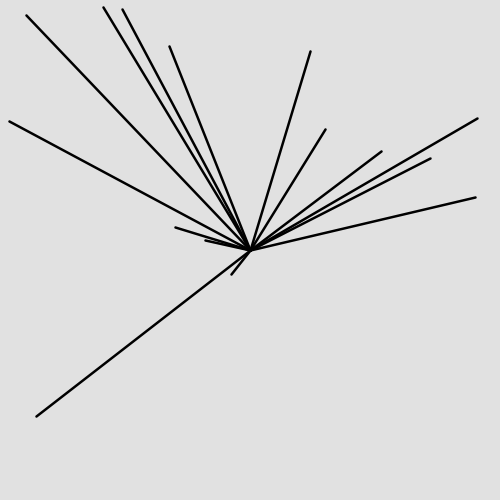
Frame 1 (no input)
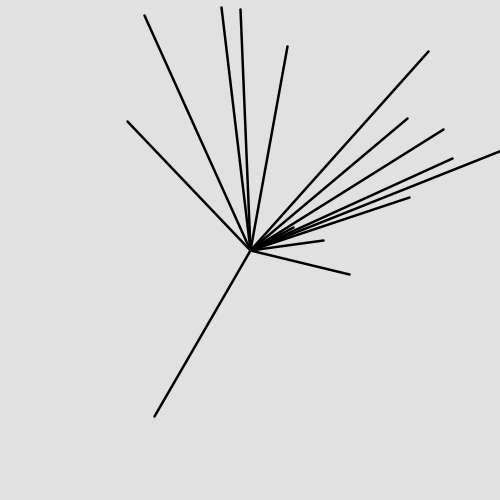
Frame 60 (the mouse pressed at the canvas centre just before this capture)
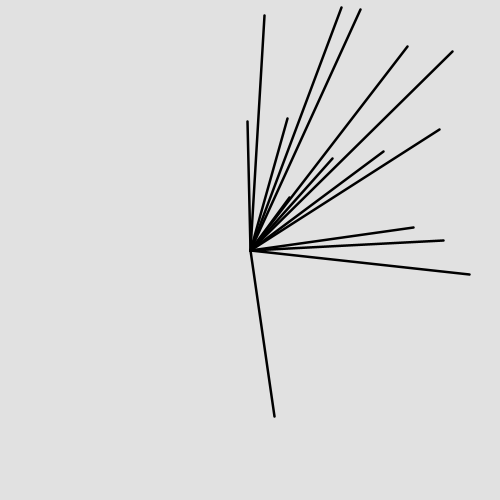
Frame 120 (the mouse held since frame 60 and released just before this capture)

The Processing sketch that drew these frames (run headless with seeded random() and noise(); from frame 60 on, the mouse is pressed at the canvas centre):

// Processing sketch: class_test
// ── class_test.pde
pont[] linha = new pont[15];

void setup() {
  size(500, 500);
  for(int i = 0; i < linha.length; i++){
    linha[i] = new pont();
  }
  
}

void draw() {
  background(225);
  for(int i = 0; i < linha.length; i++){
    linha[i].calc();
    linha[i].show();   
  }

}

// ── pont.pde
class pont{
  float inX = width/2;
  float inY = height/2;
  float finX, finY;
  Boolean dir = true;;
  
  pont(){
    finX = random(0, width );
    finY = random(0, height);
  }
  
  void calc(){
   if (finX > width){
     dir = false;
   }else if (finX < 0 ){
     dir = true;
   }
   if (dir == true){
     finX += 2;
   } else if(dir == false){
     finX -= 2;
   } 
  }
  
  void show(){
    
   strokeWeight(2.5); 
   stroke(0);
   line(inX, inY, finX, finY);
   
      
  }
}
  
